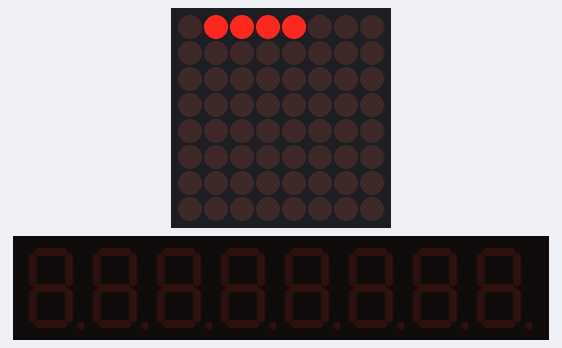
The sketch below on a simulated Arduino Uno, built with avr-gcc and run on an emulated ATmega328P. Shown: 8×8 LED matrix, 8-digit seven-segment display.

Above: at 0.05 s.
At 0.55 s:
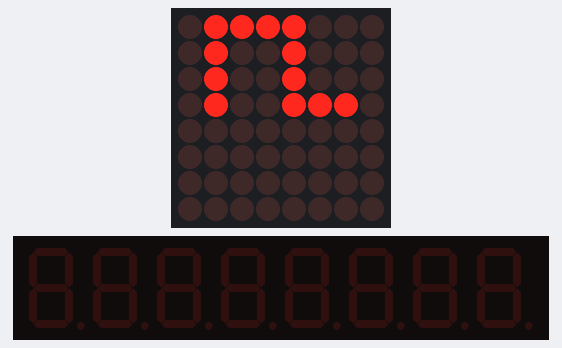
At 1.0 s:
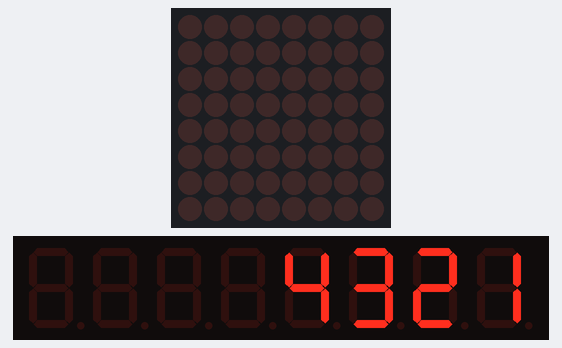
At 19.87 s:
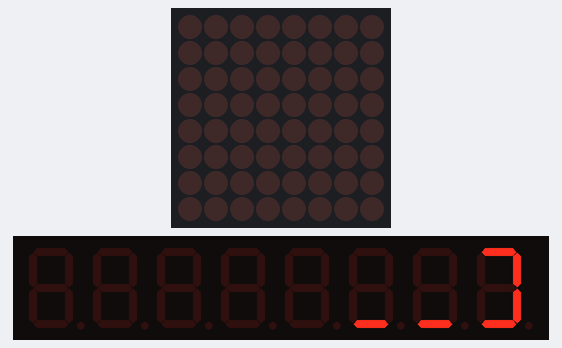
At 39.79 s:
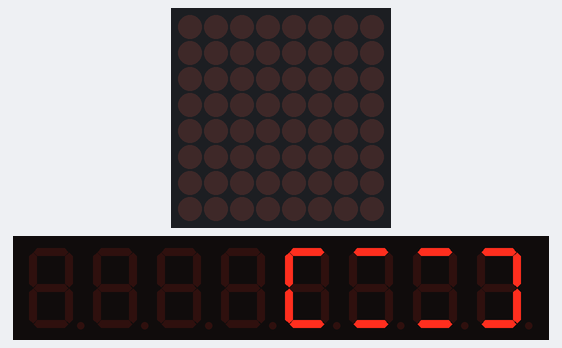

Measured:
- what the display in image 2 shows lasts 4.0 s, from 0.9 s to 4.9 s

The sketch:

MAX7219_SeptSeg_LedControle_6.ino
```cpp
/* Plaisirarduino.fr

  Bute du programme:
  Réaliser un afficheur digitale;


  Materiels:
   Puce MAX7219
   Afficheurdigits KYX5461AS .
   Carte arduino UNO.

  Note utiles: Câblages des broches à titre indicatif.
  | Arduino    | MAX7219 |
  | ---------  | -----------
  | Broche 11  => DIN         Data.(données)
  | Broche 13  => CLK        Horloge.(cadence des Bits. Broche de sortie arduino configuré pour ce travail en intern)
  | Broche  10  => LOAD/CS    Chargement.(Activation du chargement des données dans la puce).
   Pour les broches "ICSP" Du mode "SPI voir doc Carte Arduino.

  Mettre en place 10K home minimum de resistance cablées en "Iset" (18-MAX729). (limitation de courants dans les LEDs).
  Transfert de données sur 2 octets.
*/

/* inclusion de la librairie */
#include "LedControl.h"


LedControl septSegMax = LedControl(11, 13, 10, 1);


void setup() {

  septSegMax.shutdown(0, false);

  septSegMax.setIntensity(0, 15);

  septSegMax.setScanLimit(0, 3);

  septSegMax.clearDisplay(0);
}


void loop() {


  septSegMax.clearDisplay(0);
  septSegMax.setRow(0, 0 , 0x78);
  delay(100);
  septSegMax.setRow(0, 1 , 0x08);
  delay(100);
  septSegMax.setRow(0, 2, 0x08);
  delay(100);
  septSegMax.setRow(0, 3, 0x4E);
  delay(100);
  septSegMax.setRow(0, 2, 0x48);
  delay(100);
  septSegMax.setRow(0, 1, 0x48);
  delay(100);


  septSegMax.clearDisplay(0);
  delay(300);


  septSegMax.setDigit(0, 0, 1, false);
  septSegMax.setDigit(0, 1, 2, false);
  septSegMax.setDigit(0, 2, 3, false);
  septSegMax.setDigit(0, 3, 4, false);


  delay (4000);
  septSegMax.clearDisplay(0);


}
```
